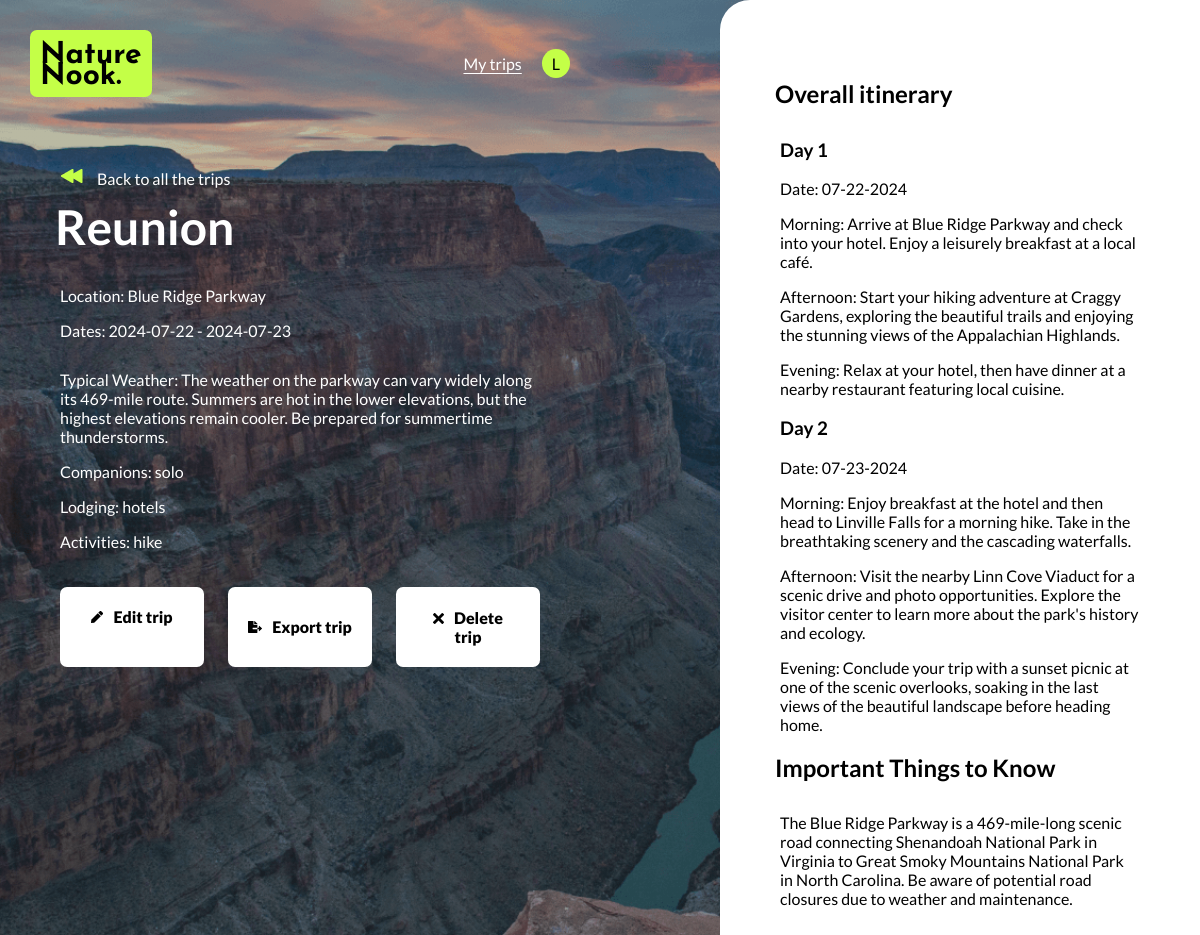
Page /view_trip/3 (signed in) on the committed database.
### app.py (models this page shows)
class User(UserMixin, db.Model):
    id = db.Column(db.Integer, primary_key=True)
    username = db.Column(db.String(150), unique=True, nullable=False)
    password = db.Column(db.String(150), nullable=False)

class Trip(db.Model):
    id = db.Column(db.Integer, primary_key=True)
    user_id = db.Column(db.Integer, db.ForeignKey('user.id'), nullable=False)
    trip_name = db.Column(db.String(150), nullable=False)
    location = db.Column(db.String(150), nullable=False)
    trip_start = db.Column(db.Date, nullable=False)
    trip_end = db.Column(db.Date, nullable=False)
    traveling_with = db.Column(db.String(150), nullable=False)
    lodging = db.Column(db.String(150), nullable=False)
    adventure = db.Column(db.String(150), nullable=False)
    created_at = db.Column(db.DateTime, default=datetime.utcnow)
    typical_weather = db.Column(db.String(150), nullable=True)
    itinerary = db.Column(db.Text, nullable=True)
    important_things_to_know = db.Column(db.Text, nullable=True)
    user = db.relationship('User', backref=db.backref('trips', lazy=True))

### app.py (the view)
@app.route("/view_trip/<int:trip_id>", methods=["GET"])
@login_required
def view_saved_trip(trip_id):
    trip = Trip.query.get_or_404(trip_id)
    output = {
        "trip_name": trip.trip_name,
        "location": trip.location,
        "trip_start": trip.trip_start,
        "trip_end": trip.trip_end,
        "typical_weather": trip.typical_weather,
        "traveling_with": trip.traveling_with,
        "lodging": trip.lodging,
        "adventure": trip.adventure,
        "itinerary": json.loads(trip.itinerary) if trip.itinerary else [],
        "important_things_to_know": trip.important_things_to_know
    }
    return render_template("view-trip.html", output=output, user=current_user, trip_id=trip.id)

### app.py (called while the page is built)
@login_manager.user_loader
def load_user(user_id):
    return User.query.get(int(user_id))

### templates/view-trip.html (shortened to what this page needs)
<!doctype html>
<html lang="en">
<head>
  <link rel="stylesheet" href="{{ url_for('static', filename='main.css') }}" />
</head>
<body class="split-layout create">
  <div class="create-half-dark-bkgd">
    <header>
      <div class="header-content-wrapper">
        <a href="/">
          <h1>Nature<br>Nook.</h1>
        </a>
        <div class="nav-wrapper">
          <a href="{{ url_for('my_trips') }}" class="link-underline">My trips</a>
          <div class="account-dropdown">
            {% if user.is_authenticated %}
            <div class="account">{{ user.username[0].upper() if user.username else '*' }}</div>
            {% else %}
            <div class="account">*</div>
            {% endif %}
          </div>
        </div>
      </div>
    </header>
    <main>
      <div class="main-content-wrapper create-main-content-wrapper">
        <a href="{{ url_for('my_trips') }}"><img src="../static/img/back-arrow.png" alt="back arrow"
            class="icons" />Back to all
          the trips</a>
        <h2>{{ output.trip_name }}</h2>
        <p id="location">Location: {{ output.location }}</p>
        <p id="trip-date">Dates: {{ output.trip_start }} - {{ output.trip_end }}</p>
        <p id="weather">Typical Weather: {{ output.typical_weather }}</p>
        <p id="traveling-with">Companions: {{ output.traveling_with }}</p>
        <p id="lodging">Lodging: {{ output.lodging }}</p>
        <p id="adventure">Activities: {{ output.adventure }}</p>
        <div class="create-trip-edit-buttons">
          <a href="{{ url_for('plan_trip', trip_id=trip_id) }}" class="view-trip-btn" id="edit-trip"><img
              src="../static/img/pen-black.png" alt="edit icon" class="icons" />Edit trip</a>
          <button class="view-trip-btn" onclick="downloadPDF()" id="export-trip"><img
              src="../static/img/export-black.png" alt="pdf icon" class="icons" />Export trip</button>
          <form action="{{ url_for('delete_trip', trip_id=trip_id) }}" method="POST" class="view-trip-btn"
            id="delete-trip">
            <button type="submit"><img src="../static/img/x-black.png" alt="trash icon" class="icons" />Delete
              trip</button>
          </form>
        </div>
      </div>
    </main>
  </div>
  <aside>
    <div class="trip-content-wrapper">
      <h2>Overall itinerary</h2>
      {% for day in output.itinerary %}
      <h3>Day {{ day.day }}</h3>
      <p>Date: {{ day.date }}</p>
      <p>Morning: {{ day.morning }}</p>
      <p>Afternoon: {{ day.afternoon }}</p>
      <p>Evening: {{ day.evening }}</p>
      {% endfor %}
      <h2>Important Things to Know</h2>
      <p>{{ output.important_things_to_know }}</p>
    </div>
  </aside>
</body>
</html>

### rows in the picture
User: username "L"
Trip: trip_name "Reunion", location "Blue Ridge Parkway", trip_start "2024-07-22", trip_end "2024-07-23", typical_weather "The weather on the parkway can vary widely along its 469-mile route. Summers are hot in the lower elevations, but the highest elevations remain cooler. Be prepared for summertime thunderstorms.", traveling_with "solo", lodging "hotels", adventure "hike", important_things_to_know "The Blue Ridge Parkway is a 469-mile-long scenic road connecting Shenandoah National Park in Virginia to Great Smoky Mountains National Park in North Carolina. Be aware of potential road closures due to weather and maintenance."

### other values in the picture
{{ day.day }} "1" "2"
{{ day.date }} "07-22-2024" "07-23-2024"
{{ day.morning }} "Arrive at Blue Ridge Parkway and check into your hotel. Enjoy a leisurely breakfast at a local café." "Enjoy breakfast at the hotel and then head to Linville Falls for a morning hike. Take in the breathtaking scenery and the cascading waterfalls."
{{ day.afternoon }} "Start your hiking adventure at Craggy Gardens, exploring the beautiful trails and enjoying the stunning views of the Appalachian Highlands." "Visit the nearby Linn Cove Viaduct for a scenic drive and photo opportunities. Explore the visitor center to learn more about the park's history and ecology."
{{ day.evening }} "Relax at your hotel, then have dinner at a nearby restaurant featuring local cuisine." "Conclude your trip with a sunset picnic at one of the scenic overlooks, soaking in the last views of the beautiful landscape before heading home."
